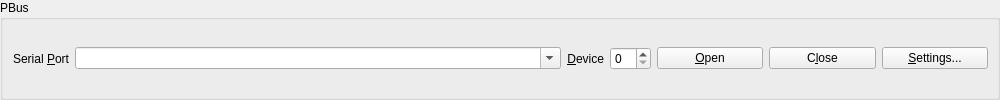
<?xml version="1.0" encoding="UTF-8"?>
<ui version="4.0">
 <class>gui::pbus</class>
 <widget class="QWidget" name="gui::pbus">
  <property name="geometry">
   <rect>
    <x>0</x>
    <y>0</y>
    <width>1000</width>
    <height>100</height>
   </rect>
  </property>
  <layout class="QVBoxLayout" name="layout">
   <property name="leftMargin">
    <number>0</number>
   </property>
   <property name="topMargin">
    <number>0</number>
   </property>
   <property name="rightMargin">
    <number>0</number>
   </property>
   <property name="bottomMargin">
    <number>0</number>
   </property>
   <item>
    <widget class="QGroupBox" name="group">
     <property name="title">
      <string>PBus</string>
     </property>
     <layout class="QHBoxLayout" name="layout_2">
      <item>
       <widget class="QWidget" name="widget" native="true">
        <property name="sizePolicy">
         <sizepolicy hsizetype="Preferred" vsizetype="Preferred">
          <horstretch>6</horstretch>
          <verstretch>0</verstretch>
         </sizepolicy>
        </property>
        <layout class="QHBoxLayout" name="layout_3">
         <property name="leftMargin">
          <number>0</number>
         </property>
         <property name="topMargin">
          <number>0</number>
         </property>
         <property name="rightMargin">
          <number>0</number>
         </property>
         <property name="bottomMargin">
          <number>0</number>
         </property>
         <item>
          <widget class="QLabel" name="label">
           <property name="text">
            <string>Serial &amp;Port</string>
           </property>
           <property name="alignment">
            <set>Qt::AlignRight|Qt::AlignTrailing|Qt::AlignVCenter</set>
           </property>
           <property name="buddy">
            <cstring>port</cstring>
           </property>
          </widget>
         </item>
         <item>
          <widget class="QComboBox" name="port">
           <property name="sizePolicy">
            <sizepolicy hsizetype="Expanding" vsizetype="Fixed">
             <horstretch>0</horstretch>
             <verstretch>0</verstretch>
            </sizepolicy>
           </property>
           <property name="editable">
            <bool>true</bool>
           </property>
          </widget>
         </item>
         <item>
          <widget class="QLabel" name="label_2">
           <property name="text">
            <string>&amp;Device</string>
           </property>
           <property name="alignment">
            <set>Qt::AlignRight|Qt::AlignTrailing|Qt::AlignVCenter</set>
           </property>
           <property name="buddy">
            <cstring>device</cstring>
           </property>
          </widget>
         </item>
         <item>
          <widget class="QSpinBox" name="device">
           <property name="maximum">
            <number>47</number>
           </property>
          </widget>
         </item>
        </layout>
       </widget>
      </item>
      <item>
       <widget class="QPushButton" name="open">
        <property name="sizePolicy">
         <sizepolicy hsizetype="Minimum" vsizetype="Fixed">
          <horstretch>1</horstretch>
          <verstretch>0</verstretch>
         </sizepolicy>
        </property>
        <property name="text">
         <string>&amp;Open</string>
        </property>
       </widget>
      </item>
      <item>
       <widget class="QPushButton" name="close">
        <property name="sizePolicy">
         <sizepolicy hsizetype="Minimum" vsizetype="Fixed">
          <horstretch>1</horstretch>
          <verstretch>0</verstretch>
         </sizepolicy>
        </property>
        <property name="text">
         <string>C&amp;lose</string>
        </property>
       </widget>
      </item>
      <item>
       <widget class="QPushButton" name="settings">
        <property name="sizePolicy">
         <sizepolicy hsizetype="Minimum" vsizetype="Fixed">
          <horstretch>1</horstretch>
          <verstretch>0</verstretch>
         </sizepolicy>
        </property>
        <property name="text">
         <string>&amp;Settings...</string>
        </property>
       </widget>
      </item>
     </layout>
    </widget>
   </item>
  </layout>
 </widget>
 <tabstops>
  <tabstop>port</tabstop>
  <tabstop>device</tabstop>
  <tabstop>open</tabstop>
  <tabstop>close</tabstop>
  <tabstop>settings</tabstop>
 </tabstops>
 <resources/>
 <connections/>
</ui>
